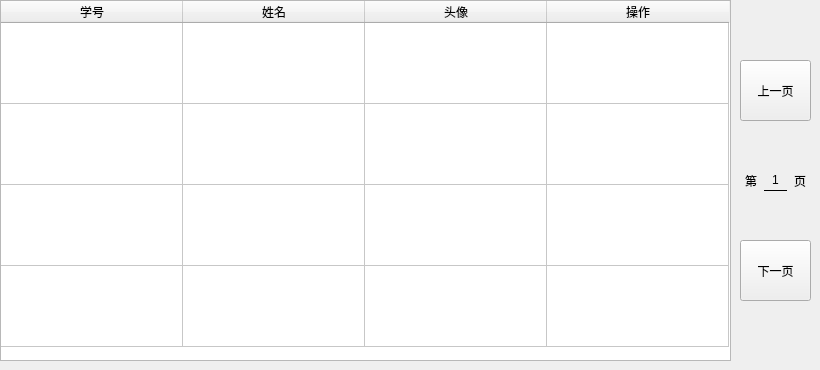
          <widget class="QWidget" name="tab_2">
           <attribute name="title">
            <string>学员信息管理</string>
           </attribute>
           <widget class="QPushButton" name="btn_up_page">
            <property name="geometry">
             <rect>
              <x>740</x>
              <y>60</y>
              <width>71</width>
              <height>61</height>
             </rect>
            </property>
            <property name="sizePolicy">
             <sizepolicy hsizetype="Minimum" vsizetype="Ignored">
              <horstretch>0</horstretch>
              <verstretch>0</verstretch>
             </sizepolicy>
            </property>
            <property name="text">
             <string>上一页</string>
            </property>
           </widget>
           <widget class="QPushButton" name="btn_down_page">
            <property name="geometry">
             <rect>
              <x>740</x>
              <y>240</y>
              <width>71</width>
              <height>61</height>
             </rect>
            </property>
            <property name="sizePolicy">
             <sizepolicy hsizetype="Minimum" vsizetype="Ignored">
              <horstretch>0</horstretch>
              <verstretch>0</verstretch>
             </sizepolicy>
            </property>
            <property name="text">
             <string>下一页</string>
            </property>
           </widget>
           <widget class="QTableWidget" name="tb_stu">
            <property name="geometry">
             <rect>
              <x>0</x>
              <y>0</y>
              <width>731</width>
              <height>361</height>
             </rect>
            </property>
            <attribute name="horizontalHeaderMinimumSectionSize">
             <number>143</number>
            </attribute>
            <attribute name="horizontalHeaderDefaultSectionSize">
             <number>182</number>
            </attribute>
            <attribute name="verticalHeaderVisible">
             <bool>false</bool>
            </attribute>
            <attribute name="verticalHeaderDefaultSectionSize">
             <number>81</number>
            </attribute>
            <row>
             <property name="text">
              <string>新建行</string>
             </property>
            </row>
            <row>
             <property name="text">
              <string>1</string>
             </property>
            </row>
            <row>
             <property name="text">
              <string>2</string>
             </property>
            </row>
            <row>
             <property name="text">
              <string>4</string>
             </property>
            </row>
            <column>
             <property name="text">
              <string>学号</string>
             </property>
            </column>
            <column>
             <property name="text">
              <string>姓名</string>
             </property>
            </column>
            <column>
             <property name="text">
              <string>头像</string>
             </property>
            </column>
            <column>
             <property name="text">
              <string>操作</string>
             </property>
            </column>
           </widget>
           <widget class="QWidget" name="horizontalLayoutWidget_3">
            <property name="geometry">
             <rect>
              <x>740</x>
              <y>170</y>
              <width>71</width>
              <height>21</height>
             </rect>
            </property>
            <layout class="QHBoxLayout" name="horizontalLayout_4">
             <property name="spacing">
              <number>2</number>
             </property>
             <item>
              <widget class="QLabel" name="first_1">
               <property name="text">
                <string>第</string>
               </property>
               <property name="alignment">
                <set>Qt::AlignCenter</set>
               </property>
              </widget>
             </item>
             <item>
              <widget class="QLabel" name="current_page_1">
               <property name="styleSheet">
                <string notr="true">border-color:rgb(0, 0, 0);
border-width:1px;
border-style:solid;
border-left:0px;
border-right:0px;
border-top:0px
</string>
               </property>
               <property name="text">
                <string>1</string>
               </property>
               <property name="alignment">
                <set>Qt::AlignBottom|Qt::AlignHCenter</set>
               </property>
              </widget>
             </item>
             <item>
              <widget class="QLabel" name="end_1">
               <property name="text">
                <string>页</string>
               </property>
               <property name="alignment">
                <set>Qt::AlignCenter</set>
               </property>
              </widget>
             </item>
            </layout>
           </widget>
          </widget>
